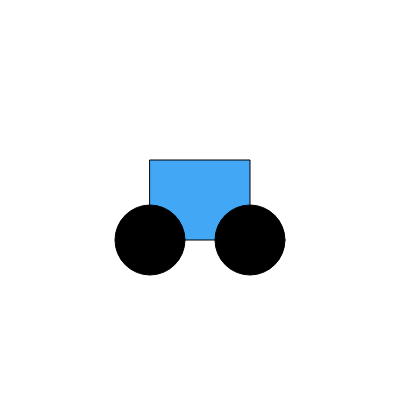
Frame 1 (no input)
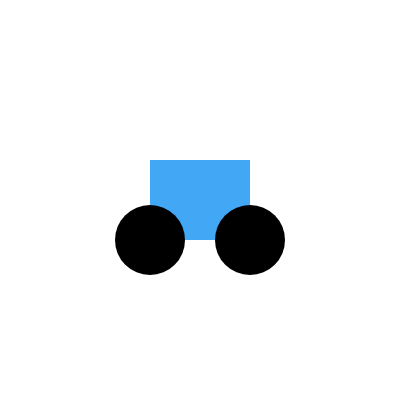
Frame 60 (no input)
Frame 120 (the mouse pressed at the canvas centre since frame 60): identical to frame 60, image omitted

The p5.js sketch that drew these frames (run headless with seeded random() and noise() and a simulated clock; from frame 60 on, the mouse is pressed at the canvas centre):

// p5.js sketch
// ── sketch.js
// Function setup() is defined as the starting point, meaning it can only be called ONCE, once the program has started.
function setup() {
  createCanvas(400, 400); // this is the canvas dimension that i used
}

// Function draw() is defined as a function to create animations and interact with users, unlike the function setup, this one runs REPEATEDLY once the program has started.
function draw() {
  background(255); // This is the background color that i used.
  
  fill(66, 167, 245); // This one is the color of the car which is blue.
  
  rect(150, 160, 100, 80); //  This one is the shape and dimensions of the car.
  
  fill(0); // This is the color of the car's wheels.
  
 // These two are the wheels dimensions and shape.
  ellipse(150, 240, 70, 70);
  ellipse(250, 240, 70, 70);
  
  noStroke() // This one is noStroke where there will be no outlines on the drawing.
}
